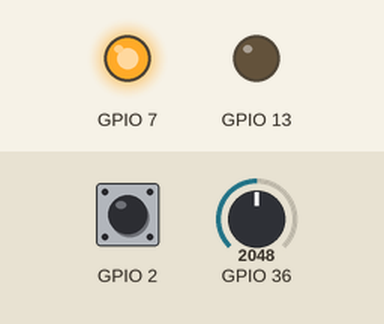
Recording of a sketch running on a simulated ESP32. Shown: output pins drawn as LEDs (lit = HIGH). The inputs (shaded band) are chosen by the test bench; at power-on: GPIO 2 HIGH, GPIO 36 = 2048. WiFi joins after 1.5 s; servers stay silent unless stated; uploads are accepted with an empty reply; what the sketch prints to the serial monitor is not drawn.

Above: at 17.5 s.
At 47.9 s:
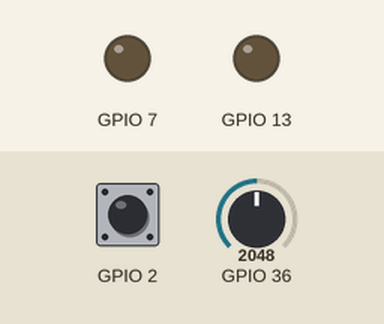
Timing chart, 0 to 80.6 s (numbered marks = the images above):
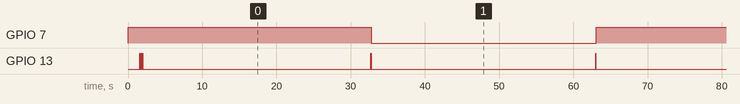

The sketch:

semeando_vidas.ino
```cpp
/**
 * ╔══════════════════════════════════════════════════════════╗
 * ║       SEMEANDO VIDAS — Firmware Arduino Uno WiFi         ║
 * ║              (ATmega328P + WiFi nativo)                  ║
 * ╠══════════════════════════════════════════════════════════╣
 * ║  Hardware:                                               ║
 * ║   A0  → Sensor de umidade do solo (analógico)            ║
 * ║   D2  → Sensor de vazão YF-S201   (interrupção INT0)     ║
 * ║   D7  → Módulo Relé 1 canal       (LOW = liga bomba)     ║
 * ║   D13 → LED onboard               (status)               ║
 * ╠══════════════════════════════════════════════════════════╣
 * ║  Biblioteca — selecione conforme sua placa:              ║
 * ║   Arduino Uno WiFi (1ª geração)  → WiFi.h               ║
 * ║   Arduino Uno WiFi Rev2          → WiFiNINA.h            ║
 * ║   Arduino Uno R4 WiFi            → WiFiS3.h              ║
 * ╠══════════════════════════════════════════════════════════╣
 * ║  Como instalar a placa no Arduino IDE:                   ║
 * ║   Ferramentas → Gerenciador de Placas →                  ║
 * ║   pesquise "Arduino AVR Boards" ou "Arduino UNO R4"      ║
 * ╚══════════════════════════════════════════════════════════╝
 */

// ── Selecione a biblioteca correta para sua placa ─────────
#include <WiFi.h>          // Arduino Uno WiFi 1ª geração (ATmega328P)
// #include <WiFiNINA.h>   // Arduino Uno WiFi Rev2
// #include <WiFiS3.h>     // Arduino Uno R4 WiFi

#include "config.h"

// ──────────────────────────────────────────────────────────
// Estado global
// ──────────────────────────────────────────────────────────
volatile uint16_t contadorPulsos = 0;   // incrementado pela ISR de vazão

bool bombaLigada    = false;
float volumeTotal_L = 0.0f;             // litros acumulados na sessão

unsigned long tsUltimaLeitura = 0;
unsigned long tsUltimoPing    = 0;
unsigned long tsBombaLigou    = 0;

// ──────────────────────────────────────────────────────────
// ISR — Sensor de Vazão (INT0, pino D2)
// ──────────────────────────────────────────────────────────
void onPulsoVazao() {
    contadorPulsos++;
}

// ══════════════════════════════════════════════════════════
// FUNÇÕES — SENSORES E ATUADORES
// ══════════════════════════════════════════════════════════

/** Lê o ADC N vezes e retorna a média (reduz ruído elétrico) */
int lerAdcMedia(uint8_t pino, uint8_t n = 10) {
    long soma = 0;
    for (uint8_t i = 0; i < n; i++) {
        soma += analogRead(pino);
        delay(5);
    }
    return soma / n;
}

/** Converte valor ADC (0-1023) para porcentagem de umidade (0-100%) */
float adcParaUmidade(int adc) {
    // map() retorna long, cast para float antes de constrain
    float u = (float)(adc - UMIDADE_ADC_SECO)
            / (float)(UMIDADE_ADC_MOLHADO - UMIDADE_ADC_SECO)
            * 100.0f;
    return constrain(u, 0.0f, 100.0f);
}

/** Lê a umidade atual do solo em % */
float lerUmidade() {
    return adcParaUmidade(lerAdcMedia(PINO_UMIDADE_SOLO));
}

/**
 * Calcula a vazão em L/min a partir dos pulsos contados no intervalo.
 * Atualiza o volume acumulado total da sessão.
 *
 * @param pulsos  pulsos contados pela ISR no intervalo
 * @param dt_ms   duração do intervalo em milissegundos
 * @return        vazão em litros por minuto
 */
float calcularVazao(uint16_t pulsos, unsigned long dt_ms) {
    if (dt_ms == 0) return 0.0f;
    float hz      = (float)pulsos / (dt_ms / 1000.0f);  // pulsos/s
    float lpm     = hz / FATOR_VAZAO;                    // L/min
    volumeTotal_L += lpm * (dt_ms / 60000.0f);           // L acumulado
    return lpm;
}

/** Liga a bomba (relé ativo em LOW) */
void ligarBomba(const __FlashStringHelper* motivo) {
    if (!bombaLigada) {
        digitalWrite(PINO_RELE_BOMBA, LOW);
        bombaLigada  = true;
        tsBombaLigou = millis();
        Serial.print(F("[BOMBA] LIGADA — motivo: "));
        Serial.println(motivo);
    }
}

/** Desliga a bomba (relé inativo em HIGH) */
void desligarBomba(const __FlashStringHelper* motivo) {
    if (bombaLigada) {
        digitalWrite(PINO_RELE_BOMBA, HIGH);
        bombaLigada = false;
        Serial.print(F("[BOMBA] DESLIGADA — motivo: "));
        Serial.println(motivo);
    }
}

/** Pisca o LED onboard N vezes (feedback visual) */
void piscaLed(uint8_t vezes, uint16_t ms = 80) {
    for (uint8_t i = 0; i < vezes; i++) {
        digitalWrite(PINO_LED_STATUS, HIGH);
        delay(ms);
        digitalWrite(PINO_LED_STATUS, LOW);
        delay(ms);
    }
}

// ══════════════════════════════════════════════════════════
// FUNÇÕES — WI-FI
// ══════════════════════════════════════════════════════════

/** Conecta ao Wi-Fi e bloqueia até conseguir (ou timeout de 20s) */
bool conectarWifi() {
    Serial.print(F("[WiFi] Conectando a: "));
    Serial.println(F(WIFI_SSID));

    WiFi.begin(WIFI_SSID, WIFI_PASSWORD);

    uint8_t tentativas = 0;
    while (WiFi.status() != WL_CONNECTED && tentativas < 40) {
        delay(500);
        Serial.print('.');
        tentativas++;
    }
    Serial.println();

    if (WiFi.status() == WL_CONNECTED) {
        Serial.print(F("[WiFi] Conectado! IP: "));
        Serial.println(WiFi.localIP());
        piscaLed(3);
        return true;
    }

    Serial.println(F("[WiFi] FALHA na conexão."));
    return false;
}

/** Verifica a conexão e reconecta se necessário */
bool verificarWifi() {
    if (WiFi.status() == WL_CONNECTED) return true;
    Serial.println(F("[WiFi] Desconectado. Reconectando..."));
    return conectarWifi();
}

// ══════════════════════════════════════════════════════════
// FUNÇÕES — HTTP via WiFiClient
// ══════════════════════════════════════════════════════════

/**
 * Executa um HTTP POST para o backend.
 *
 * @param path      caminho da rota, ex.: "/api/leituras/esp32"
 * @param jsonBody  corpo JSON em texto puro
 * @param respBuf   buffer para armazenar a resposta recebida
 * @param respSize  tamanho máximo do buffer de resposta
 * @return          true se o servidor respondeu HTTP 200
 */
bool httpPost(const char* path,
              const char* jsonBody,
              char*       respBuf,
              uint16_t    respSize)
{
    if (!verificarWifi()) return false;

    WiFiClient client;

    // Abre conexão TCP com o backend
    if (!client.connect(BACKEND_HOST, BACKEND_PORT)) {
        Serial.println(F("[HTTP] Falha ao conectar ao servidor."));
        return false;
    }

    uint16_t bodyLen = strlen(jsonBody);

    // ── Envia a requisição HTTP/1.0 ───────────────────────
    // HTTP/1.0 não precisa de Transfer-Encoding chunked nem
    // de gerenciar Keep-Alive — ideal para microcontroladores.
    client.print(F("POST "));
    client.print(path);
    client.println(F(" HTTP/1.0"));

    client.print(F("Host: "));
    client.println(F(BACKEND_HOST));

    client.println(F("Content-Type: application/json"));

    client.print(F("x-device-id: "));
    client.println(F(DEVICE_ID));

    client.print(F("x-api-key: "));
    client.println(F(API_KEY));

    client.print(F("Content-Length: "));
    client.println(bodyLen);

    client.println();        // linha em branco = fim dos headers
    client.print(jsonBody);  // corpo da requisição

    // ── Aguarda resposta (timeout 5s) ─────────────────────
    unsigned long limite = millis() + 5000UL;
    while (!client.available() && millis() < limite) {
        delay(10);
    }

    // ── Lê a resposta no buffer ───────────────────────────
    memset(respBuf, 0, respSize);
    uint16_t idx = 0;
    while (client.available() && idx < respSize - 1) {
        respBuf[idx++] = client.read();
    }

    client.stop();

    // Verifica se o status foi 200
    bool ok = strstr(respBuf, "200") != nullptr;
    if (!ok) {
        Serial.print(F("[HTTP] Status inesperado. Resposta: "));
        Serial.println(respBuf);
    }
    return ok;
}

// ──────────────────────────────────────────────────────────
// Extrai o comando da resposta JSON de forma simples.
// Procura pelas strings "ligar" ou "desligar" no JSON.
// Retorna: 1 = ligar, -1 = desligar, 0 = sem comando
// ──────────────────────────────────────────────────────────
int8_t extrairComando(const char* resp) {
    if (strstr(resp, "\"ligar\"")    != nullptr) return  1;
    if (strstr(resp, "\"desligar\"") != nullptr) return -1;
    return 0;
}

// ══════════════════════════════════════════════════════════
// COMUNICAÇÃO COM O BACKEND
// ══════════════════════════════════════════════════════════

/**
 * Monta o JSON com as leituras do ciclo atual,
 * envia ao backend e retorna o comando recebido.
 */
int8_t enviarLeituras(float umidade, float vazao_lmin, uint16_t pulsos) {

    // Buffer JSON — cabe nos 2KB do ATmega328P com folga
    // Exemplo de payload: ~165 caracteres
    char json[200];
    snprintf(json, sizeof(json),
        "{"
          "\"device_id\":\"%s\","
          "\"planta_id\":\"%s\","
          "\"umidade\":%.1f,"
          "\"vazao_lmin\":%.3f,"
          "\"volume_litros\":%.4f,"
          "\"pulsos\":%u,"
          "\"bomba_ligada\":%s"
        "}",
        DEVICE_ID,
        PLANTA_ID,
        umidade,
        vazao_lmin,
        volumeTotal_L,
        (unsigned int)pulsos,
        bombaLigada ? "true" : "false"
    );

    // Buffer de resposta — suficiente para receber o JSON do servidor
    char respBuf[300];
    bool ok = httpPost("/api/leituras/esp32", json, respBuf, sizeof(respBuf));

    if (ok) {
        Serial.print(F("[OK] umidade="));
        Serial.print(umidade, 1);
        Serial.print(F("% | vazao="));
        Serial.print(vazao_lmin, 3);
        Serial.print(F(" L/min | vol="));
        Serial.print(volumeTotal_L, 4);
        Serial.println(F(" L"));
        piscaLed(1, 40);
        return extrairComando(respBuf);
    }

    piscaLed(4, 30);    // pisca rápido = falha de envio
    return 0;
}

/** Envia heartbeat de presença ao servidor */
void enviarPing() {
    char json[80];
    snprintf(json, sizeof(json),
        "{\"device_id\":\"%s\",\"planta_id\":\"%s\"}",
        DEVICE_ID, PLANTA_ID
    );
    char respBuf[64];
    if (httpPost("/api/dispositivos/ping", json, respBuf, sizeof(respBuf))) {
        Serial.println(F("[Ping] OK"));
    }
}

// ══════════════════════════════════════════════════════════
// SETUP
// ══════════════════════════════════════════════════════════
void setup() {
    Serial.begin(115200);
    while (!Serial);   // aguarda abertura do Monitor Serial (opcional)

    Serial.println(F("\n================================"));
    Serial.println(F("  SEMEANDO VIDAS — Arduino WiFi  "));
    Serial.println(F("================================\n"));

    // ── Configura pinos ───────────────────────────────────
    pinMode(PINO_RELE_BOMBA,   OUTPUT);
    pinMode(PINO_LED_STATUS,   OUTPUT);
    pinMode(PINO_SENSOR_VAZAO, INPUT_PULLUP);

    // Garante bomba desligada na inicialização
    digitalWrite(PINO_RELE_BOMBA, HIGH);

    // ── Interrupção do sensor de vazão (INT0 = D2) ────────
    attachInterrupt(
        digitalPinToInterrupt(PINO_SENSOR_VAZAO),
        onPulsoVazao,
        RISING
    );

    // ── Leitura de calibração (ajuste SECO/MOLHADO) ───────
    Serial.println(F("--- Calibração do sensor de umidade ---"));
    int adcBruto = lerAdcMedia(PINO_UMIDADE_SOLO);
    Serial.print(F("ADC bruto agora: "));
    Serial.println(adcBruto);
    Serial.print(F("Umidade calculada: "));
    Serial.print(adcParaUmidade(adcBruto), 1);
    Serial.println(F("%"));
    Serial.println(F("  → No ar  : anote e coloque em UMIDADE_ADC_SECO"));
    Serial.println(F("  → Na agua: anote e coloque em UMIDADE_ADC_MOLHADO\n"));

    // ── Conecta ao Wi-Fi ──────────────────────────────────
    if (!conectarWifi()) {
        Serial.println(F("Continuando sem WiFi (modo offline)..."));
    } else {
        enviarPing();
    }

    tsUltimaLeitura = millis();
    tsUltimoPing    = millis();

    Serial.println(F("\n[Sistema] Pronto! Monitorando...\n"));
}

// ══════════════════════════════════════════════════════════
// LOOP PRINCIPAL
// ══════════════════════════════════════════════════════════
void loop() {
    unsigned long agora = millis();

    // ── Heartbeat ─────────────────────────────────────────
    if (agora - tsUltimoPing >= INTERVALO_PING_MS) {
        tsUltimoPing = agora;
        if (WiFi.status() == WL_CONNECTED) enviarPing();
    }

    // ── Ciclo de leitura e envio ───────────────────────────
    if (agora - tsUltimaLeitura >= INTERVALO_LEITURA_MS) {
        unsigned long dt = agora - tsUltimaLeitura;
        tsUltimaLeitura  = agora;

        // Captura pulsos atomicamente (para ISR momentaneamente)
        noInterrupts();
        uint16_t pulsos = contadorPulsos;
        contadorPulsos  = 0;
        interrupts();

        // ── Lê os sensores ─────────────────────────────────
        float umidade    = lerUmidade();
        float vazao_lmin = calcularVazao(pulsos, dt);
        int   adcBruto   = lerAdcMedia(PINO_UMIDADE_SOLO);

        // ── Log no Monitor Serial ──────────────────────────
        Serial.println(F("----------------------------------"));
        Serial.print(F("Umidade   : "));
        Serial.print(umidade, 1);
        Serial.print(F("% (ADC="));
        Serial.print(adcBruto);
        Serial.println(')');
        Serial.print(F("Vazao     : "));
        Serial.print(vazao_lmin, 3);
        Serial.println(F(" L/min"));
        Serial.print(F("Vol total : "));
        Serial.print(volumeTotal_L, 4);
        Serial.println(F(" L"));
        Serial.print(F("Bomba     : "));
        Serial.println(bombaLigada ? F("LIGADA") : F("desligada"));

        // ── Envia dados e verifica comando remoto ──────────
        int8_t cmd = 0;
        if (WiFi.status() == WL_CONNECTED) {
            cmd = enviarLeituras(umidade, vazao_lmin, pulsos);
        } else {
            Serial.println(F("[WiFi] Offline — tentando reconectar..."));
            conectarWifi();
        }

        // Executa comando recebido do dashboard
        if      (cmd ==  1) ligarBomba(F("remoto"));
        else if (cmd == -1) desligarBomba(F("remoto"));

        // ── Irrigação automática (sem comando externo) ─────
        if (cmd == 0) {
            if (!bombaLigada && umidade < UMIDADE_MINIMA_DEFAULT) {
                Serial.print(F("[Auto] Umidade baixa ("));
                Serial.print(umidade, 1);
                Serial.print(F("% < "));
                Serial.print(UMIDADE_MINIMA_DEFAULT);
                Serial.println(F("%) → Ligando bomba..."));
                ligarBomba(F("auto"));

            } else if (bombaLigada && umidade >= UMIDADE_MAXIMA_DEFAULT) {
                Serial.print(F("[Auto] Umidade OK ("));
                Serial.print(umidade, 1);
                Serial.print(F("% >= "));
                Serial.print(UMIDADE_MAXIMA_DEFAULT);
                Serial.println(F("%) → Desligando bomba."));
                desligarBomba(F("auto"));
            }
        }

        // LED de alerta: 2 piscadas quando umidade crítica
        if (umidade < UMIDADE_MINIMA_DEFAULT && !bombaLigada) {
            piscaLed(2);
        }
    }

    // ── Segurança: tempo máximo com bomba ligada ───────────
    if (bombaLigada &&
        (millis() - tsBombaLigou) >= DURACAO_MAX_BOMBA_MS)
    {
        Serial.println(F("[Segurança] Timeout de irrigação. Desligando bomba."));
        desligarBomba(F("timeout"));
    }

    delay(50);
}
```

Measured:
- by itself, GPIO 7: alternates HIGH for 30.0 s and LOW for 30.2 s
- by itself, GPIO 13: goes LOW 0.08 s, HIGH 0.08 s, LOW 0.08 s, HIGH 0.08 s, 4 × (LOW 30.8 s, HIGH 0.04 s), then LOW
